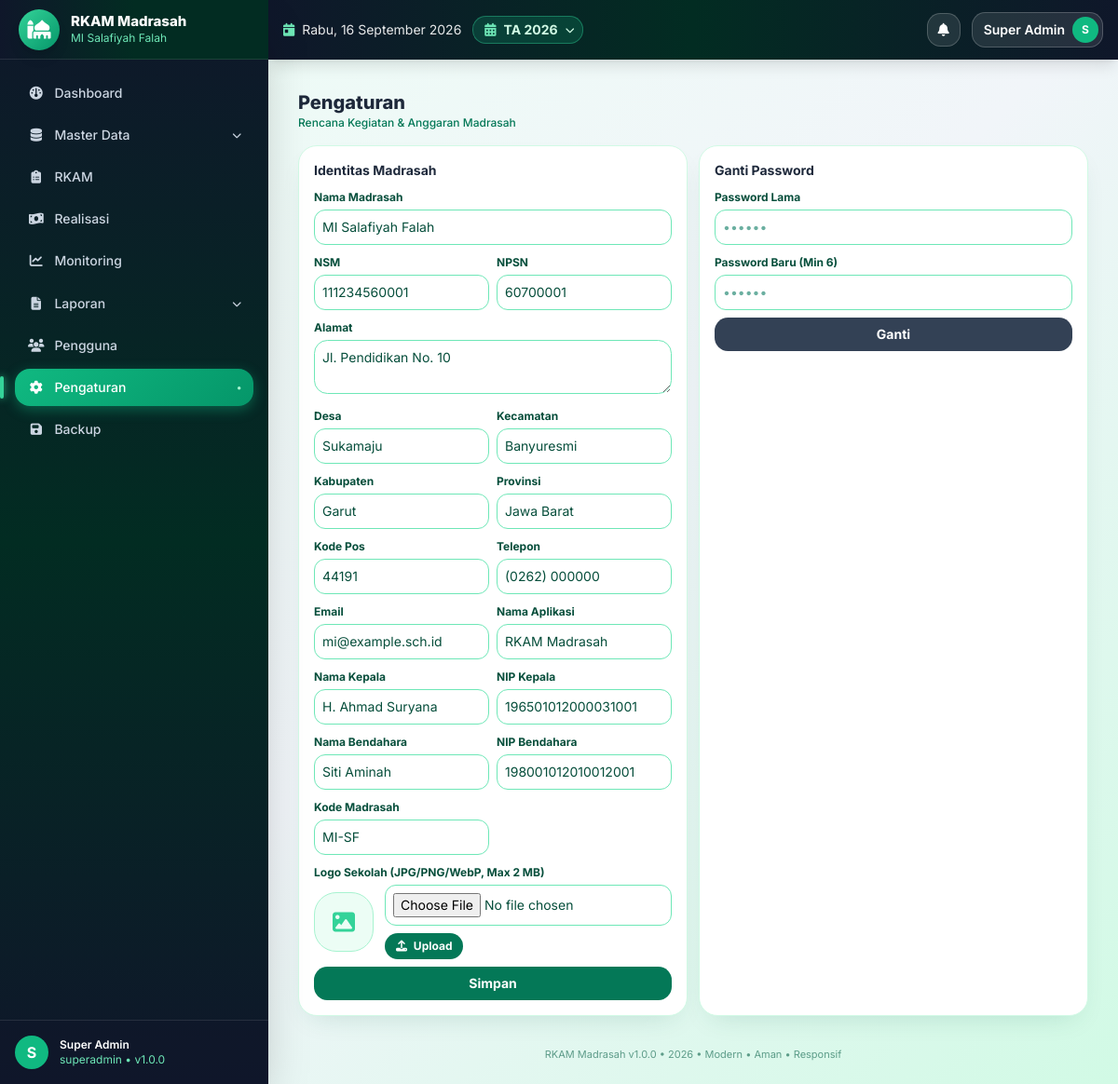
The app's page /pengaturan (signed in), older data.
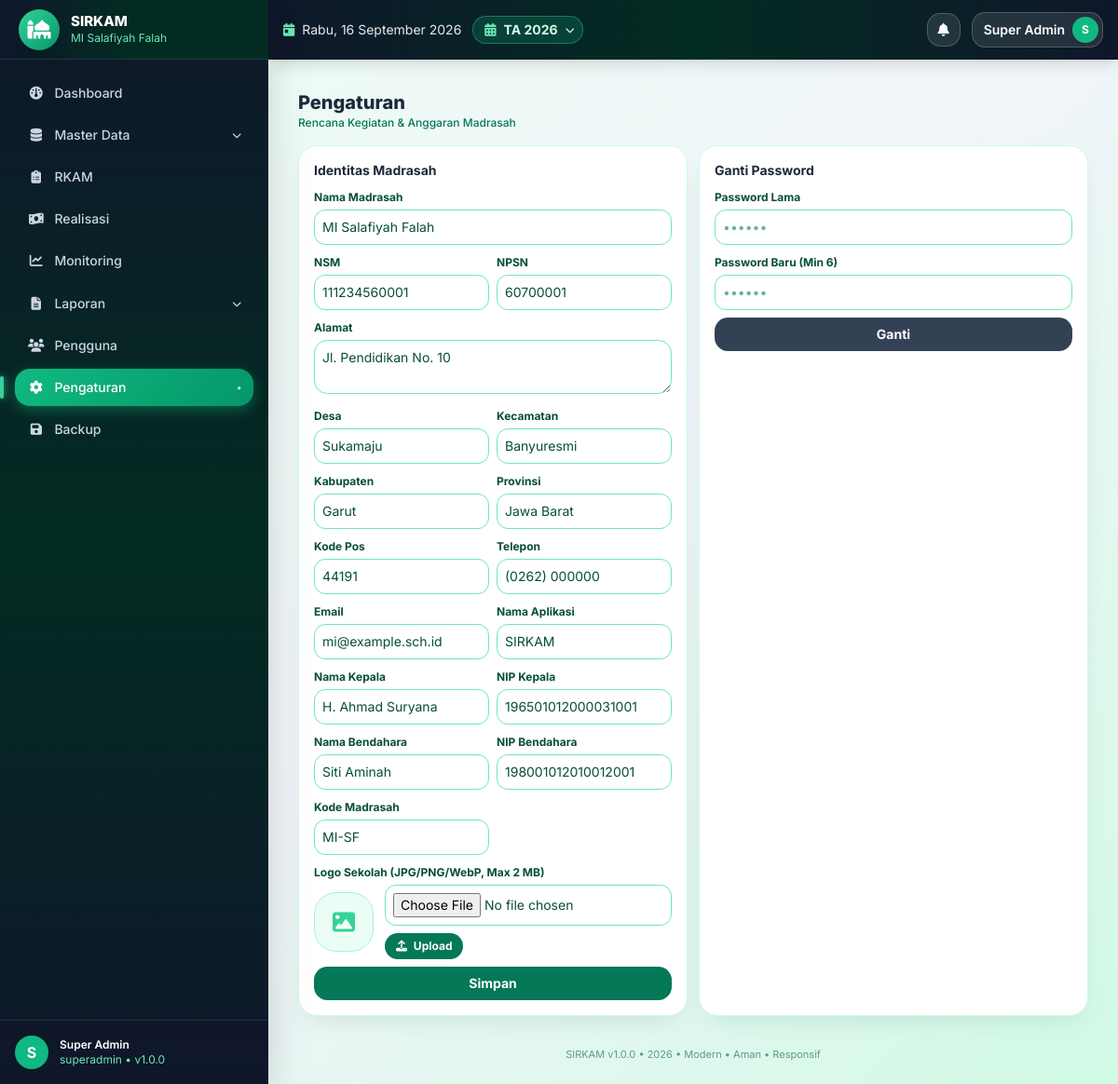
The same page, newer data.
### tables this page shows
CREATE TABLE IF NOT EXISTS app_settings (
  id INT UNSIGNED AUTO_INCREMENT PRIMARY KEY,
  skey VARCHAR(100) NOT NULL UNIQUE,
  svalue TEXT NULL
);

CREATE TABLE IF NOT EXISTS madrasah (
  id INT UNSIGNED AUTO_INCREMENT PRIMARY KEY,
  nama_madrasah VARCHAR(150) NOT NULL DEFAULT 'MI Salafiyah',
  nsm VARCHAR(30) NULL,
  npsn VARCHAR(30) NULL,
  alamat TEXT NULL,
  desa VARCHAR(100) NULL,
  kecamatan VARCHAR(100) NULL,
  kabupaten VARCHAR(100) NULL,
  provinsi VARCHAR(100) NULL,
  kode_pos VARCHAR(10) NULL,
  email VARCHAR(100) NULL,
  telepon VARCHAR(30) NULL,
  nama_kepala VARCHAR(100) NULL,
  nip_kepala VARCHAR(50) NULL,
  nama_bendahara VARCHAR(100) NULL,
  nip_bendahara VARCHAR(50) NULL,
  logo VARCHAR(255) NULL,
  created_at TIMESTAMP DEFAULT CURRENT_TIMESTAMP,
  updated_at TIMESTAMP DEFAULT CURRENT_TIMESTAMP ON UPDATE CURRENT_TIMESTAMP
);

CREATE TABLE IF NOT EXISTS tahun_anggaran (
  id INT UNSIGNED AUTO_INCREMENT PRIMARY KEY,
  tahun INT NOT NULL UNIQUE,
  tanggal_mulai DATE NULL,
  tanggal_selesai DATE NULL,
  status ENUM('draft','aktif','selesai','dikunci') NOT NULL DEFAULT 'draft',
  keterangan TEXT NULL,
  created_at TIMESTAMP DEFAULT CURRENT_TIMESTAMP,
  updated_at TIMESTAMP DEFAULT CURRENT_TIMESTAMP ON UPDATE CURRENT_TIMESTAMP,
  INDEX idx_tahun (tahun),
  INDEX idx_status (status)
);

### index.php (called while the page is built, shortened)
<?php
require_once __DIR__.'/config/bootstrap.php';
$url=trim($_GET['url']??'',"/");
$p=explode('/',$url);$page=$p[0];$arg=$p[1]??null;$arg2=$p[2]??null;
$content='';$title='Dashboard';
try{
switch($page){
case 'pengaturan': if(!in_array(Auth::role(),['superadmin','kepala_madrasah','bendahara']))Rbac::deny();$title='Pengaturan';ob_start();require __DIR__.'/modules/pengaturan/index.php';$content=ob_get_clean();break;
}
}catch(Throwable $e){error_log($e->getMessage());$content='<div class="bg-red-50 border border-red-200 p-4 rounded">Terjadi kesalahan sistem.</div>';}
require __DIR__.'/views/layouts/main.php';

### core/Helper.php (called while the page is built, shortened)
<?php
class Helper{
public static function setting($pdo,$k,$d=''){$s=$pdo->prepare("SELECT svalue FROM app_settings WHERE skey=?");$s->execute([$k]);$r=$s->fetchColumn();return $r!==false?$r:$d;}
public static function tahunAktif($pdo){$s=$pdo->query("SELECT * FROM tahun_anggaran WHERE status='aktif' LIMIT 1");$r=$s->fetch();if(!$r){$s=$pdo->query("SELECT * FROM tahun_anggaran ORDER BY tahun DESC LIMIT 1");$r=$s->fetch();}return $r;}
public static function madrasah($pdo){return $pdo->query("SELECT * FROM madrasah WHERE id=1")->fetch()?:[];}
}

### core/Security.php (called while the page is built, shortened)
<?php
class Security{
public static function e($s){return htmlspecialchars((string)($s??''),ENT_QUOTES,'UTF-8');}
}

### core/Auth.php (called while the page is built, shortened)
<?php
class Auth{
public static function user(){return $_SESSION['user']??null;}
public static function role(){return $_SESSION['role']??null;}
}

### modules/pengaturan/index.php (the view, shortened to what this page needs)
<?php
$m=Helper::madrasah($pdo);
$app=Helper::setting($pdo,'app_name','SIRKAM');$km=Helper::setting($pdo,'kode_madrasah','MI-SF');
function lab($t,$n,$v,$ph=''){return '<div><label class="text-xs font-bold text-emerald-900">'.$t.'</label><input name="'.$n.'" value="'.Security::e($v??'').'" placeholder="'.$ph.'" class="w-full border rounded p-2 mt-1"></div>';}
?>
<div class="grid lg:grid-cols-2 gap-3">
<div class="bg-white p-4 rounded shadow text-sm"><b>Identitas Madrasah</b>
<form onsubmit="saveSet(event)" class="grid gap-2 mt-2">
<?=lab('Nama Madrasah','nama_madrasah',$m['nama_madrasah']??'','MI Salafiyah')?>
<div class="grid grid-cols-2 gap-2"><?=lab('NSM','nsm',$m['nsm']??'','111234560001')?><?=lab('NPSN','npsn',$m['npsn']??'','60700001')?></div>
<div><label class="text-xs font-bold text-emerald-900">Alamat</label><textarea name="alamat" placeholder="Jl. Pendidikan No. 10" class="w-full border rounded p-2 mt-1"><?=Security::e($m['alamat']??'')?></textarea></div>
<div class="grid grid-cols-2 gap-2"><?=lab('Desa','desa',$m['desa']??'')?><?=lab('Kecamatan','kecamatan',$m['kecamatan']??'')?><?=lab('Kabupaten','kabupaten',$m['kabupaten']??'')?><?=lab('Provinsi','provinsi',$m['provinsi']??'')?></div>
<div class="grid grid-cols-2 gap-2"><?=lab('Kode Pos','kode_pos',$m['kode_pos']??'','44191')?><?=lab('Telepon','telepon',$m['telepon']??'')?><?=lab('Email','email',$m['email']??'')?><?=lab('Nama Aplikasi','app_name',$app)?><?=lab('Nama Kepala','nama_kepala',$m['nama_kepala']??'')?><?=lab('NIP Kepala','nip_kepala',$m['nip_kepala']??'')?><?=lab('Nama Bendahara','nama_bendahara',$m['nama_bendahara']??'')?><?=lab('NIP Bendahara','nip_bendahara',$m['nip_bendahara']??'')?><?=lab('Kode Madrasah','kode_madrasah',$km,'MI-SF')?></div>
<div><label class="text-xs font-bold text-emerald-900">Logo Sekolah (JPG/PNG/WebP, max 2 MB)</label>
<div class="flex items-center gap-3 mt-1">
<?php if(!empty($m['logo'])&&is_file(__DIR__.'/../../uploads/logo/'.$m['logo'])):?><img id="logoPrev" src="<?=BASE_URL?>uploads/logo/<?=Security::e($m['logo'])?>" class="w-16 h-16 rounded-2xl object-contain bg-emerald-50 border border-emerald-200 p-1"><?php else:?><div id="logoPrev" class="w-16 h-16 rounded-2xl bg-emerald-50 border border-emerald-200 flex items-center justify-center text-emerald-400 text-2xl"><i class="fa-solid fa-image"></i></div><?php endif;?>
<div class="flex-1"><input id="logoFile" type="file" accept=".jpg,.jpeg,.png,.webp" class="w-full border rounded p-2">
<div class="flex gap-2 mt-2"><button type="button" onclick="uploadLogo()" class="bg-emerald-700 text-white rounded px-3 py-1.5 text-xs font-bold"><i class="fa-solid fa-upload mr-1"></i> Upload</button>
</div></div></div></div>
<button class="bg-emerald-700 text-white rounded p-2 font-bold">Simpan</button></form></div>
<div class="bg-white p-4 rounded shadow text-sm"><b>Ganti Password</b>
<form onsubmit="chPass(event)" class="grid gap-2 mt-2"><div><label class="text-xs font-bold text-emerald-900">Password Lama</label><input type="password" name="old" required placeholder="••••••" class="w-full border rounded p-2 mt-1"></div><div><label class="text-xs font-bold text-emerald-900">Password Baru (min 6)</label><input type="password" name="new" required minlength="6" placeholder="••••••" class="w-full border rounded p-2 mt-1"></div><button class="bg-slate-700 text-white rounded p-2 font-bold">Ganti</button></form></div></div>

### views/layouts/main.php (shortened to what this page needs)
<!DOCTYPE html><html lang="id"><head><meta charset="UTF-8"><meta name="viewport" content="width=device-width,initial-scale=1">
<script src="https://cdn.tailwindcss.com"></script><script src="https://cdn.jsdelivr.net/npm/sweetalert2@11"></script>
<link rel="stylesheet" href="https://cdnjs.cloudflare.com/ajax/libs/font-awesome/6.5.2/css/all.min.css">
</head>
<body class="bg-gradient-to-br from-emerald-50 via-slate-100 to-emerald-100 min-h-screen text-slate-800">
<?php $u=Auth::user(); $role=Auth::role(); $notif=$pdo->query("SELECT COUNT(*) c FROM notifications WHERE is_read=0 AND (role_target='".$role."' OR user_id=".(int)Auth::id().")")->fetchColumn(); $initial=strtoupper(substr($u['nama']??'U',0,1)); $mlogo=$pdo->query("SELECT logo,nama_madrasah FROM madrasah WHERE id=1")->fetch(); $appName=Helper::setting($pdo,'app_name','SIRKAM'); $thAktif=Helper::tahunAktif($pdo); $thList=$pdo->query("SELECT id,tahun,status FROM tahun_anggaran ORDER BY tahun DESC")->fetchAll(); ?>
<div class="flex min-h-screen">
<aside id="sidebar" class="bg-gradient-to-b from-slate-900 via-emerald-950 to-slate-900 text-white hidden md:flex flex-col no-print fixed md:sticky top-0 inset-y-0 left-0 z-40 w-72 h-screen shrink-0 shadow-2xl overflow-hidden">
<div class="h-16 px-5 flex items-center gap-3 border-b border-white/10 shrink-0 bg-gradient-to-r from-slate-900 via-emerald-950 to-emerald-950">
<?php if(!empty($mlogo['logo'])&&is_file(__DIR__.'/../uploads/logo/'.$mlogo['logo'])):?><img src="<?=BASE_URL?>uploads/logo/<?=Security::e($mlogo['logo'])?>" class="w-11 h-11 rounded-2xl object-contain bg-white p-1 shadow-lg"><?php else:?><div class="w-11 h-11 rounded-2xl bg-gradient-to-br from-emerald-400 to-emerald-600 flex items-center justify-center text-xl shadow-lg"><i class="fa-solid fa-mosque"></i></div><?php endif;?>
<div class="min-w-0"><div class="font-extrabold text-[15px] leading-tight truncate"><?=Security::e($appName)?></div><div class="text-xs text-emerald-300 truncate"><?=Security::e($mlogo['nama_madrasah']??'')?></div></div></div>
<?php $cur=$page??'dashboard'; if($cur==='print'||$cur==='export')$cur='laporan'; ?>
<nav class="flex-1 p-4 space-y-1.5 text-sm overflow-y-auto" id="nav">
<a href="<?=BASE_URL?>" data-p="dashboard" class="navlink <?=($cur==='dashboard'?'active':'')?>"><i class="fa-solid fa-gauge w-5 text-center"></i> Dashboard</a>
<?php if(in_array($role,['superadmin','operator'])):?>
<div>
<button type="button" onclick="toggleMaster()" class="navlink parent w-full text-left <?=($cur==='master'?'active':'')?>"><i class="fa-solid fa-database w-5 text-center"></i> <span>Master Data</span> <i id="mchev" class="fa-solid fa-chevron-down text-[10px] transition-transform"></i></button>
</div>
<?php endif;?>
<a href="<?=BASE_URL?>rkam" data-p="rkam" class="navlink <?=($cur==='rkam'?'active':'')?>"><i class="fa-solid fa-clipboard-list w-5 text-center"></i> RKAM</a>
<a href="<?=BASE_URL?>realisasi" data-p="realisasi" class="navlink <?=($cur==='realisasi'?'active':'')?>"><i class="fa-solid fa-money-bill-wave w-5 text-center"></i> Realisasi</a>
<a href="<?=BASE_URL?>monitoring" data-p="monitoring" class="navlink <?=($cur==='monitoring'?'active':'')?>"><i class="fa-solid fa-chart-line w-5 text-center"></i> Monitoring</a>
<div>
<button type="button" onclick="toggleLap()" class="navlink parent w-full text-left <?=($cur==='laporan'?'active':'')?>"><i class="fa-solid fa-file-lines w-5 text-center"></i> <span>Laporan</span> <i id="lchev" class="fa-solid fa-chevron-down text-[10px] transition-transform"></i></button>
</div>
<?php if($role==='superadmin'):?><a href="<?=BASE_URL?>users" data-p="users" class="navlink <?=($cur==='users'?'active':'')?>"><i class="fa-solid fa-users w-5 text-center"></i> Pengguna</a><?php endif;?>
<?php if(in_array($role,['superadmin','kepala_madrasah','bendahara'])):?><a href="<?=BASE_URL?>pengaturan" data-p="pengaturan" class="navlink <?=($cur==='pengaturan'?'active':'')?>"><i class="fa-solid fa-gear w-5 text-center"></i> Pengaturan</a><?php endif;?>
<?php if($role==='superadmin'):?><a href="<?=BASE_URL?>backup" data-p="backup" class="navlink <?=($cur==='backup'?'active':'')?>"><i class="fa-solid fa-floppy-disk w-5 text-center"></i> Backup</a><?php endif;?>
</nav>
<div class="p-4 border-t border-white/10 flex items-center gap-3 shrink-0 bg-slate-900/60">
<div class="w-9 h-9 rounded-full bg-emerald-500 flex items-center justify-center font-bold"><?=$initial?></div>
<div class="text-xs"><div class="font-semibold text-white"><?=Security::e($u['nama']??'')?></div><div class="text-emerald-300"><?=Security::e($role)?> • v<?=APP_VERSION?></div></div></div></aside>
<div class="flex-1 flex flex-col min-w-0 md:ml-0">
<header class="sticky top-0 z-20 bg-gradient-to-r from-slate-900 via-emerald-950 to-slate-900 text-white px-4 h-16 flex items-center gap-3 no-print shadow-lg shrink-0">
<?php $hari=['Senin','Selasa','Rabu','Kamis','Jumat','Sabtu','Minggu']; $bulan=[1=>'Januari','Februari','Maret','April','Mei','Juni','Juli','Agustus','September','Oktober','November','Desember']; ?>
<div class="hidden sm:flex items-center gap-2 text-white/90 text-sm"><i class="fa-solid fa-calendar-day text-emerald-300"></i><span><?=$hari[date('N')-1]?>, <?=date('j')?> <?=$bulan[(int)date('n')]?> <?=date('Y')?></span></div>
<div class="relative">
<button onclick="toggleTahun(event)" title="Tahun Anggaran Aktif" class="hidden sm:flex items-center gap-2 bg-emerald-500/20 border border-emerald-400/40 text-emerald-100 rounded-full pl-3 pr-2 py-1 text-sm hover:bg-emerald-500/30"><i class="fa-solid fa-calendar-days text-emerald-300"></i><span class="font-bold">TA <?=Security::e($thAktif['tahun']??'-')?></span><i class="fa-solid fa-chevron-down text-[10px]"></i></button>
</div>
<div class="ml-auto flex items-center gap-3 text-sm">
<div class="relative">
<button onclick="toggleNotif(event)" class="relative w-9 h-9 rounded-xl bg-white/10 border border-white/20 text-white hover:bg-white/20"><i class="fa-solid fa-bell"></i></button>
</div>
<div class="relative" id="userWrap">
<button type="button" aria-haspopup="true" onclick="toggleUser(event)" onmouseenter="showUser()" class="flex items-center gap-2 bg-white/10 border border-white/20 rounded-full pl-3 pr-1 py-1 hover:bg-white/20"><span class="font-semibold text-white text-sm max-w-32 truncate"><?=Security::e($u['nama']??'')?></span><span class="w-7 h-7 rounded-full bg-emerald-500 text-white flex items-center justify-center text-xs font-bold shrink-0"><?=$initial?></span></button>
</div></div></header>
<main class="p-4 md:p-8 flex-1 max-w-7xl w-full mx-auto">
<div class="mb-4"><div class="font-extrabold text-xl text-slate-800"><?=Security::e($title??'')?></div><div class="text-xs text-emerald-700 font-medium">Rencana Kegiatan & Anggaran Madrasah</div></div>
<?=$content??''?></main>
<footer class="px-6 pb-6 text-center text-[11px] text-emerald-800/60 no-print"><?=Security::e($appName)?> v<?=APP_VERSION?> • <?=date('Y')?> • Modern • Aman • Responsif</footer></div></div>
</body></html>

### views/layouts/main.php (style rules this page uses)
body { font-family:'Inter',system-ui,sans-serif }
html { scroll-behavior:smooth }
* { scrollbar-width:thin;scrollbar-color:#cbd5e1 transparent }
input:not([type=checkbox]):not([type=radio]):not([type=submit]):not([type=button]):not(.swal2-input),select,textarea { border:1.5px solid #6ee7b7 !important;border-radius:.75rem !important;background:#fff !important;color:#064e3b !important }
input::placeholder,textarea::placeholder { color:#6bafa0 !important }
label { text-transform:capitalize !important }
input::placeholder,textarea::placeholder { text-transform:capitalize !important }
.bg-white { border:1px solid #d1fae5 }
.navlink { position:relative;display:flex;align-items:center;gap:.6rem;padding:.6rem .8rem;border-radius:1rem;color:#cbd5e1;font-weight:500;transition:.15s }
.navlink.active { background:linear-gradient(135deg,#10b981,#059669);color:#fff;box-shadow:0 4px 14px rgba(16,185,129,.4) }
.navlink.active::before { content:'';position:absolute;left:-1rem;top:20%;bottom:20%;width:4px;border-radius:99px;background:#34d399;box-shadow:0 0 8px #34d399 }
.navlink.active::after { content:'●';margin-left:auto;font-size:8px;color:#a7f3d0 }
#mchev,#lchev { margin-left:auto;flex-shrink:0 }
.rounded { border-radius:.9rem !important }
.rounded-xl { border-radius:1.25rem !important }
.rounded-2xl { border-radius:1.5rem !important }
.bg-white { border-radius:1.25rem !important;box-shadow:0 12px 30px -14px rgba(6,95,70,.18) !important }
button:not(.swal2-confirm):not(.swal2-cancel):not(.swal2-close) { border-radius:.9rem !important }

Row changes from the older to the newer data that the page shows:
changed app_settings: svalue "RKAM Madrasah" → "SIRKAM"; app_name "RKAM Madrasah" → "SIRKAM"
